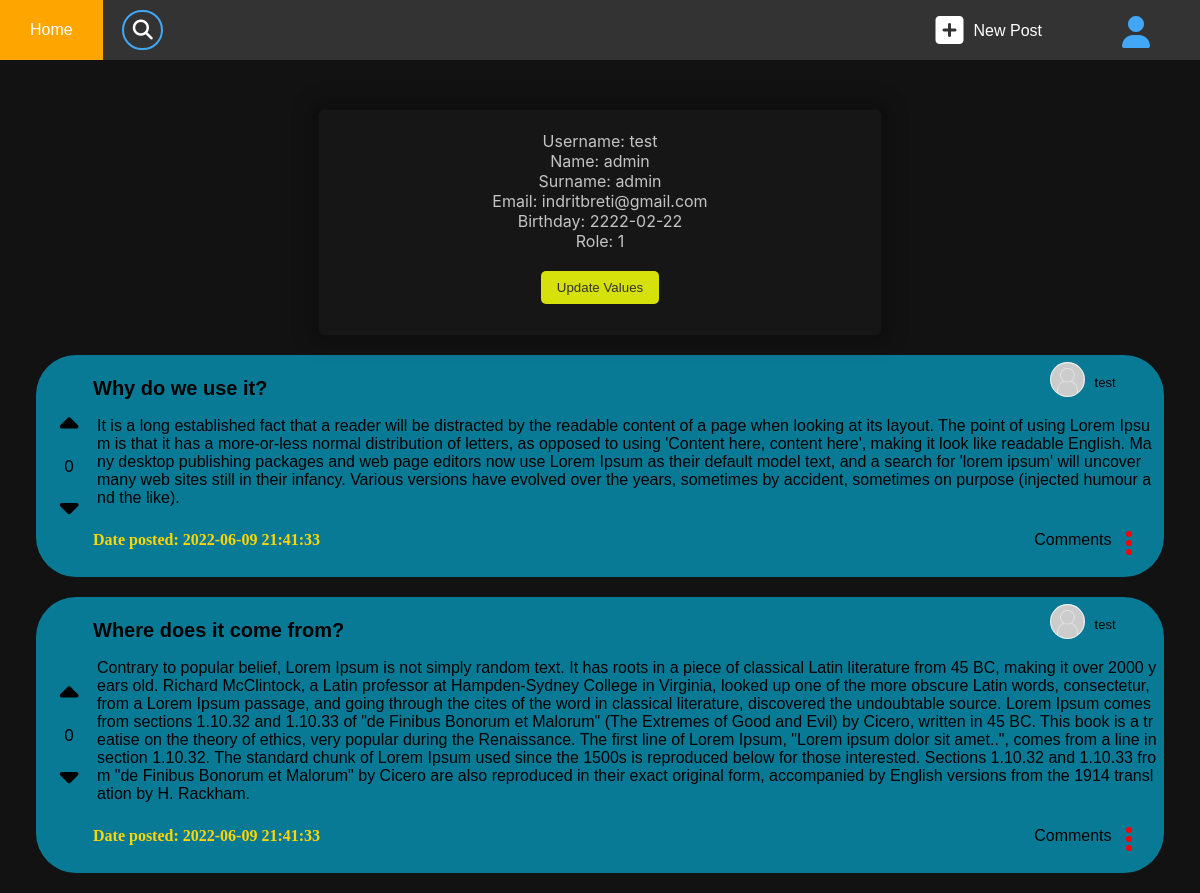
Before: /account/index.php (signed in) with the older database file.
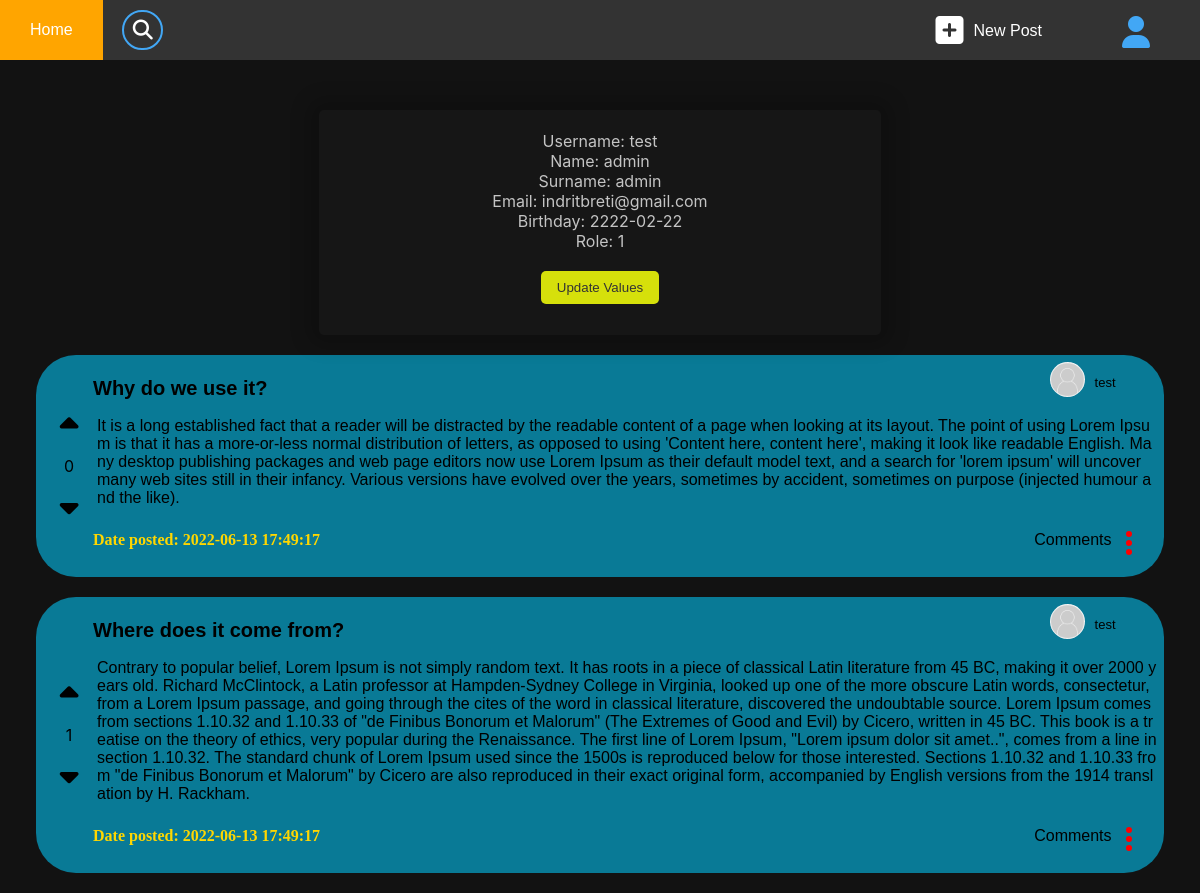
After: the same page with the newer database file.
### tables this page shows
CREATE TABLE `posts` (
  `postId` int(11) NOT NULL,
  `title` varchar(100) NOT NULL,
  `content` mediumtext NOT NULL,
  `username` varchar(20) NOT NULL,
  `timestampPosted` timestamp NOT NULL DEFAULT '1970-12-31 22:00:01',
  `timestampUpdated` timestamp NOT NULL DEFAULT current_timestamp() ON UPDATE current_timestamp()
);

### src/auth.php (called while the page is built, shortened)
<?php
    function checkAuth(){
        if (isset($_SESSION["username"]) && isset($_SESSION["hashedPass"])) {
            return true;
        }
        return false;
    }
?>

### account/index.php (the view, shortened to what the changed rows need)
<!DOCTYPE html>
<html>
<head>
    <link rel="stylesheet" type="text/css" href="/askepoka.al/assets/stylesheet.css" />
    <link rel="stylesheet" type="text/css" href="/askepoka.al/assets/css/posts_stylesheet.css" />
    <link rel="stylesheet" href="/askepoka.al/templates/dots_dropdown.css">
</head>
<body>
    <link rel="stylesheet" type="text/css" href="/askepoka.al/templates/navbar/nav_stylesheet.css" />
    <?php
    require(ROOT_DIR . "/src/auth.php");
    if (checkAuth()) {
        require(ROOT_DIR . "/src/database.php");
        require(ROOT_DIR . "/src/functions.php");
        if (isset($_GET["username"]) &&  $_GET["username"] !== null) {
            $username = $_GET["username"];
        } else {
            $username = $_SESSION["username"];
        }
        if ($username === $_SESSION["username"]) {
            $sql = 'SELECT role, name, surname, birthday, email, username  FROM users WHERE username =  ?';
            try {
                $stmt = $conn->prepare($sql);
                $stmt->execute(array($username));
                $row = $stmt->fetch();
                $role = $row["role"];
            } catch (Exception $e) {
                echo $e;
            };
        }
        try {
            if (isset($_GET["search"])) {
                $param = "%" . strtolower($_GET['search']) . "%";
                $sql = 'SELECT `posts`.`postId` as postId, title, content, `posts`.`username` as username, timestampPosted, timestampUpdated, voteId, value, timestampSubmitted
                FROM `posts`
                LEFT OUTER JOIN `votes` ON `votes`.`postId` = `posts`.`postId` AND `votes`.`username`= ? WHERE `posts`.`username` = ? AND (LOWER(title) LIKE ? OR LOWER(content) LIKE ?)
                ORDER BY timestampPosted DESC LIMIT 10';
                $stmt = $conn->prepare($sql);
                $stmt->execute([$username, $username, $param, $param]);
            } else {
                $sql = 'SELECT `posts`.`postId` as postId, title, content, `posts`.`username` as username, timestampPosted, timestampUpdated, voteId, value, timestampSubmitted
                FROM `posts`
                LEFT OUTER JOIN `votes` ON `votes`.`postId` = `posts`.`postId` AND `votes`.`username`= ? WHERE `posts`.`username` = ?
                ORDER BY timestampPosted DESC LIMIT 10';
                $stmt = $conn->prepare($sql);
                $stmt->execute([$username, $username]);
            }
            $results = $stmt->fetchAll();
            foreach ($results as $row) {
                $postId = $row["postId"];
                $postTitle = $row["title"];
                $postContent = makeUrltoLink($row["content"]);
                $postUser = $row["username"];
                $timestampPosted = $row["timestampPosted"];
                $sql_votes = 'SELECT SUM(value) as cnt FROM votes WHERE `postId` = ?';
                $stmt_votes = $conn->prepare($sql_votes);
                $stmt_votes->execute([$postId]);
                $results_votes = $stmt_votes->fetch();
                $votesCNT = $results_votes["cnt"];
                if ($votesCNT == null)
                    $votesCNT = 0;
                $upBtnClass = "";
                $downBtnClass = "";
                $postControlsUser = "";
                if ($postUser === getAuthUsername() || $role===0) {
                    $postControlsUser = '<div onclick="confirmDelete(' . $postId . ', \'' . ROOT_URL . '/account' . '\')"> Delete </div>';
                }
                echo '
                <div class="card" id="post_' . $postId . '">
                    <table class="card-table">
                        <tr class="card-table">
                            <td rowspan="3" colspan="1" class="card-table card-votes">
                                <div class="votes">
                                    <div id="upBtn_' . $postId . '" class="fa-solid fa-caret-up vote-btn-unchecked ' . $upBtnClass . '" onclick="upVote(' . $postId . ')"></div>
                                    <p class="post-cnt" id="post_' . $postId . '_cnt">' . $votesCNT . '</p>
                                    <div id="downBtn_' . $postId . '" class="fa-solid fa-caret-down vote-btn-unchecked ' . $downBtnClass . '" onclick="downVote(' . $postId . ')"></div>
                                </div>
                            </td>
                            <td class="card-table card-title">
                                ' . $postTitle . '
                            </td>
                            <td  nowrap>
                                <button onclick="location.href=\'/askepoka.al/account?username=' . $postUser . '\'" class="card-button">
                                <div class="posted-by-div"><img src="/askepoka.al/assets/images/defaultAvatar.jpg" alt="Avatar" class="avatar">
                                    <p class="posted-by-username">' . $postUser . '</p>
                                </div>
                                </button>
                            </td>
                        </tr>
                        <tr class="card-table">
                            <td colspan="3" class="card-table card-content">' . $postContent . '</td>
                        </tr>
                        <tr class="card-table">
                            <td colspan="1" class="card-table card-date">
                                <p class="posted-date">Date posted: ' . $timestampPosted . '</p>
                            </td colspan="1" class="card-table card-controls">
                            <td nowrap class="card-table card-controls">
                                <div class="card-comment-btn">Comments</div>
                                <div class="dots_dropdown card-settings">
                                    <ul class="dropbtn icons" onclick="showDotsDropdown(' . $postId . ')">
                                        <li></li>
                                        <li></li>
                                        <li></li>
                                    </ul>
                                    <div id="card_menu_dropdown_' . $postId . '" class="dots_dropdown-content">
                                        ' . $postControlsUser . '
                                    </div>
                                </div>
                            </td>
                        </tr>
                    </table>
                </div>';
            }
        } catch (Exception $e) {
            echo $e;
        };
    } else {
        include(ROOT_DIR . "/templates/loginPrompt.php");
        loginPrompt(ROOT_URL . "/account");
    }
    ?>
</body>
</html>

### src/functions.php
<?php
function makeUrltoLink($string)
{
    $reg_pattern = "/(((http|https|ftp|ftps)\:\/\/)|(www\.))[a-zA-Z0-9\-\.]+\.[a-zA-Z]{2,3}(\:[0-9]+)?(\/\S*)?/";
    return preg_replace($reg_pattern, '<a href="$0" target="_blank" rel="noopener noreferrer">$0</a>', $string);
}

Changed rows visible on the page:
changed posts "Why do we use it?": timestampPosted "2022-06-09 21:41:33" → "2022-06-13 17:49:17"
changed posts "Where does it come from?": votesCNT "0" → "1"; timestampPosted "2022-06-09 21:41:33" → "2022-06-13 17:49:17"
